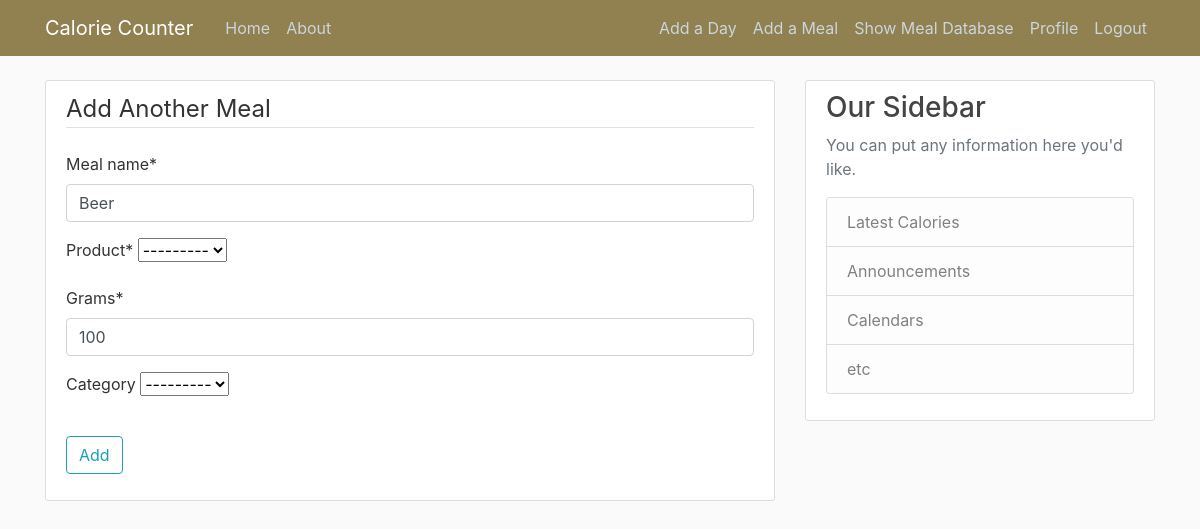
The page /meal/2/update/ (signed in) on the database its author committed.
### food_counter/models.py (models this page shows, shortened)
class Meal(models.Model):
    meal_name = models.CharField(max_length=100)
    calories = models.FloatField()
    protein = models.FloatField()
    fat = models.FloatField()
    carbs = models.FloatField()
    user = models.ForeignKey(User, on_delete=models.CASCADE)
    category = models.ForeignKey(Category, on_delete=models.SET_DEFAULT, default=1)
    grams = models.PositiveIntegerField(default=100)
    product = models.ForeignKey(Products, on_delete=models.CASCADE, blank=False)

### food_counter/views.py (the view, shortened to what this page needs)
# urls.py: path('meal/<int:pk>/update/', MealUpdateView.as_view(), name='meal-update'),
class MealUpdateView(LoginRequiredMixin, UserPassesTestMixin, UpdateView):
    model = Meal
    success_url = "/"
    form_class = MealForm
    def test_func(self):
        meal = self.get_object()
        if meal.user is not None:
            if self.request.user == meal.user:
                return True
        return False

### food_counter/forms.py
class MealForm(forms.ModelForm):
    product = forms.ModelChoiceField(queryset=Products.objects.all().order_by('product_name'), required=True, widget=forms.Select)
    category = forms.ModelChoiceField(queryset=Category.objects.all(), required=False, widget=forms.Select)
    class Meta:
        model = Meal
        fields = ["meal_name", "product", 'grams', 'category']

### templates/food_counter/meal_form.html (shortened to what this page needs)
{% extends "food_counter/base.html" %}
{% load crispy_forms_filters %}
{% load crispy_forms_tags %}
{% block content %}
    <div class="content-section">
        <form method="POST">
            <fieldset class="form-group">
                <legend class="border-bottom mb-4">Add Another Meal</legend>
                {{ form|crispy }}
            </fieldset>
            <div class="form-group">
                <button class="btn btn-outline-info" type="submit">Add</button>
            </div>
        </form>
    </div>
{% endblock content %}

### food_counter/static/food_counter/main.css (style rules this page uses)
body { background: #fafafa; color: #333333; margin-top: 5rem; }
.content-section { background: #ffffff; padding: 10px 20px; border: 1px solid #dddddd; border-radius: 3px; margin-bottom: 20px; }

### rows shown on the page
Meal: meal_name "Beer", product "---------", grams "100", category "---------"
